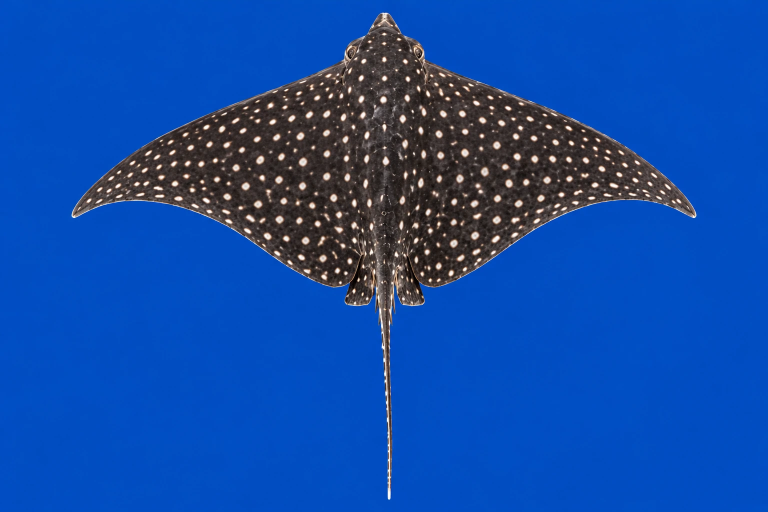
#> input picture scripts/fishgen/photos/eagleray_top.webp, 1536 x 1024 px (shown at 1/2 size)
$ python make_ray.py photos/eagleray_top.webp
#> lines starting #> are read from the running program, lines starting #| are printed output that depends on the picture; after the words box and inside, x2 and y2 are one past the last pixel; in counts of white or black regions, pixels touching at a corner belong together
### scripts/fishgen/flatbody.py
"""
上から見た写真と下から見た写真から、平たい生き物の3Dの形を作るときの共通の処理（make_ray.py・make_turtle.py）。

考え方
- 形：上から見た写真の輪郭を覆う「同じ間隔の格子」を、背の面と腹の面の2枚張る。厚みは呼び出し側が決める
  （輪郭の上では 0 にして、背と腹の面が縁で合うようにする）。輪郭そのものは模様の切り抜き（アルファ）で出すので、
  格子は輪郭より少し外まで張り、どの角も輪郭から離れたます目は捨てる。
  行ごとに左右の端まで格子を張ると、端が急に変わる行（エイの翼の先）で細長い三角形ができ、陰の付け方が乱れて線が出た。
- 模様：左半分が背（上から見た写真）、右半分が腹（下から見た写真を、上から見た写真の輪郭に合わせたもの）。
  どちらも上から見た写真の座標のまま、外接の四角を切り出す。
  写真の縁の画素には背景の色が混ざっているので、色は輪郭の3画素内側から取り、外は内側の色で埋める
  （遠くで縮めたとき背景の青がにじまない）。色と切り抜きは別々に縮める（RGBA のまま縮めると、
  輪郭の外の色が黒に引かれて縁が黒くにじむ）。
- 座標：写真の x（右）が場面の -X、写真の y（下）が場面の -Z（頭を写真の上に向けておけば、頭が +Z、背が +Y）。
"""
import io
import json
import struct

import numpy as np
from PIL import Image
from scipy import ndimage as ndi


def load(path, rotate=0, mirror=False, margin=0):
    """写真を読み、背景（縁の色）と違う、いちばん大きなかたまりを生き物の形として返す（rotate は反時計回りの度）。
    margin：写真のまわりに足す余白（画素）。生き物が写真の端に近いと、模様の切り出し（格子より少し広い四角）が
    写真の外にはみ出し、端の頂点の UV が隣の半分（背なら腹の模様）を指してしまうため"""
#> called with path = 'scripts/fishgen/photos/eagleray_top.webp', rotate = 0, mirror = False, margin = 0
    im = Image.open(path).convert("RGB")
#> im is the input picture: PIL image 1536x1024 RGB; mean R, G, B 18, 75.7, 166.4
    if rotate:
        im = im.rotate(rotate, expand=True)
    if mirror:
        im = im.transpose(Image.FLIP_LEFT_RIGHT)
    a = np.asarray(im).astype(np.float32) / 255
    border = np.concatenate([a[:8].reshape(-1, 3), a[-8:].reshape(-1, 3), a[:, :8].reshape(-1, 3), a[:, -8:].reshape(-1, 3)])
    bg = np.median(border, 0)
#> bg = [0.00392, 0.306, 0.761]
    d = np.linalg.norm(a - bg, axis=-1)
    m = d > 0.15
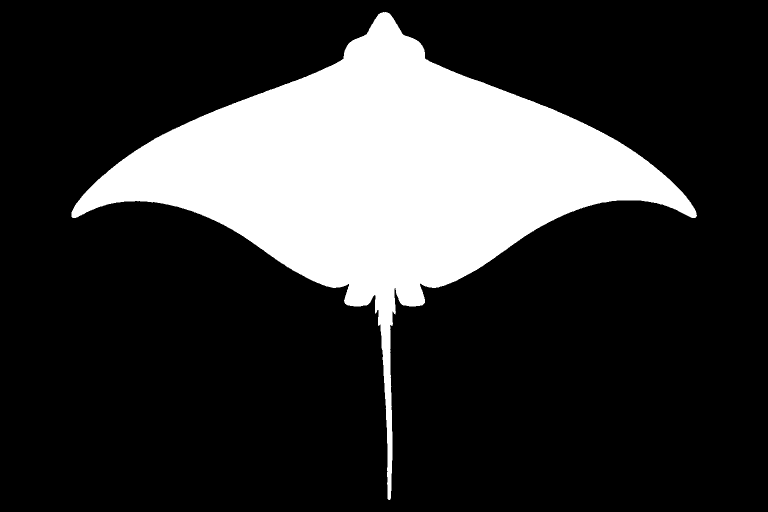
#> m: shape (1024, 1536) bool (shown at 1/2 size); 21.5% white; 1 white region, box (x1, y1, x2, y2) and area: (143, 24, 1394, 1000) 338078
    lab, n = ndi.label(m)
#> n = 1
    s = ndi.sum(m, lab, range(1, n + 1))
#> s = [338078]
    m = ndi.binary_fill_holes(lab == (np.argmax(s) + 1))
    if margin:
        a = np.pad(a, ((margin, margin), (margin, margin), (0, 0)), mode="edge")
        m = np.pad(m, margin)
    return a, m


def fill_outside(img, m):
    """輪郭の外の画素を、いちばん近い輪郭の内側の色で埋める"""
    _, (iy, ix) = ndi.distance_transform_edt(~m, return_indices=True)
    return img[iy, ix]


def sample(img, x, y):
    """格子の点（画素の座標。小数でよい）で、画像の値を引く"""
    H, W = img.shape[:2]
    return img[np.clip(np.round(y).astype(int), 0, H - 1), np.clip(np.round(x).astype(int), 0, W - 1)]


class Atlas:
    """模様：左半分が背、右半分が腹。どちらも上から見た写真の座標のまま、外接の四角（pad 画素広げる）を切り出す"""

    def __init__(self, top, under, mask, bbox, pad, side):
        H, W = mask.shape
        x0, x1, y0, y1 = bbox
        self.cx0, cx1, self.cy0, cy1 = max(x0 - pad, 0), min(x1 + pad, W - 1), max(y0 - pad, 0), min(y1 + pad, H - 1)
        self.cw, self.ch = cx1 - self.cx0 + 1, cy1 - self.cy0 + 1
        th = int(round(self.ch * side / self.cw))
        sl = (slice(self.cy0, cy1 + 1), slice(self.cx0, cx1 + 1))
        alpha = ndi.gaussian_filter(mask.astype(np.float32), 0.7)
        a_img = Image.fromarray((np.clip(alpha[sl], 0, 1) * 255 + 0.5).astype(np.uint8), "L").resize((side, th), Image.BILINEAR)
        er = ndi.binary_erosion(mask, iterations=3)

        def crop(img):
            img = fill_outside(img, er)
            rgb = Image.fromarray((np.clip(img[sl], 0, 1) * 255 + 0.5).astype(np.uint8), "RGB").resize((side, th), Image.LANCZOS)
            rgb.putalpha(a_img)
            return rgb
        self.image = Image.new("RGBA", (side * 2, th))
        self.image.paste(crop(top), (0, 0))
        self.image.paste(crop(under), (side, 0))

    def uv(self, x, y, under):
        u = (x - self.cx0) / self.cw * 0.5 + (0.5 if under else 0.0)
        v = (y - self.cy0) / self.ch
        return np.stack(np.broadcast_arrays(u, v), -1)

    def webp(self):
        buf = io.BytesIO()
        self.image.save(buf, "WEBP", quality=82, method=6)
        return buf.getvalue()


class Mesh:
    """頂点（位置・UV・ほかの値）と三角形を集める"""

    def __init__(self, extra_size=0):
        self.verts, self.uvs, self.extra, self.faces = [], [], [], []
        self.extra_size = extra_size

    def add_grid(self, P, UV, keep=None, flip=False, extra=None, plane=None):
        """P: (rows, cols, 3) の格子を三角形2枚ずつでつなぐ。keep[i, j] が偽のます目は捨てる。flip で面の向きを逆に。
        plane: (rows, cols, 2) の、格子の点を写真の上でずらした位置。ずらして裏返った（折れ返った）三角形と、
        つぶれた三角形を捨てる（輪郭の上へ寄せた点のまわりで起こる。残すと、そこの頂点の法線が裏を向く）"""
        r, c = P.shape[:2]
        base = len(self.verts)
        self.verts.extend(P.reshape(-1, 3)); self.uvs.extend(UV.reshape(-1, 2))
        if self.extra_size:
            self.extra.extend(extra.reshape(-1, self.extra_size))

        def folded(p, q, s):
            if plane is None:
                return False
            (px, py), (qx, qy), (sx, sy) = plane[p], plane[q], plane[s]
            # ずらす前の格子では、(a, d, b) と (b, d, e) の外積はどれも負
            return (qx - px) * (sy - py) - (qy - py) * (sx - px) > -1e-6
        for i in range(r - 1):
            for j in range(c - 1):
                if keep is not None and not keep[i, j]:
                    continue
                a = base + i * c + j; b = a + 1; d = a + c; e = d + 1
                A, B, D, E = (i, j), (i, j + 1), (i + 1, j), (i + 1, j + 1)
                for (t1, t2, t3), (g1, g2, g3) in (((a, d, b), (A, D, B)), ((b, d, e), (B, D, E))):
                    if folded(g1, g2, g3):
                        continue
                    self.faces.append((t1, t3, t2) if flip else (t1, t2, t3))

    def finish(self):
        """使わない頂点を除き、面の法線を足し合わせた頂点の法線を付ける（背と腹は別の頂点なので、縁で混ざらない）"""
        V = np.array(self.verts, np.float32)
        UV = np.array(self.uvs, np.float32)
        X = np.array(self.extra, np.float32) if self.extra_size else None
        F = np.array(self.faces, np.uint32)
        used = np.unique(F)
        remap = np.full(len(V), -1, np.int64); remap[used] = np.arange(len(used))
        V, UV, F = V[used], UV[used], remap[F].astype(np.uint32)
        if X is not None:
            X = X[used]
        N = np.zeros_like(V)
        fn = np.cross(V[F[:, 1]] - V[F[:, 0]], V[F[:, 2]] - V[F[:, 0]])
        for c in range(3):
            np.add.at(N, F[:, c], fn)
        N /= np.maximum(np.linalg.norm(N, axis=1, keepdims=True), 1e-9)
        return V, N, UV, F, X


def keep_cells(inside):
    """格子の点が輪郭の近くかどうか（inside）から、どれかの角が輪郭の近くにあるます目を残す"""
    return inside[:-1, :-1] | inside[:-1, 1:] | inside[1:, :-1] | inside[1:, 1:]


def write_glb(path, V, N, UV, F, img, name, generator, extra=None):
    """float の位置・法線・UV（と extra：{"_名前": 値}）と webp の模様1枚の glb を書く（数値を詰めない）"""
    chunks = []

    def add(b):
        off = sum(len(c) for c in chunks)
        chunks.append(b + b"\0" * ((4 - len(b) % 4) % 4))
        return off, len(b)
    idx = F.astype(np.uint16 if len(V) < 65536 else np.uint32).tobytes()
    extra = extra or {}
    datas = [(V.tobytes(), 34962), (N.tobytes(), 34962), (UV.tobytes(), 34962)]
    datas += [(np.ascontiguousarray(v, np.float32).tobytes(), 34962) for v in extra.values()]
    datas += [(idx, 34963), (img, None)]
    views = []
    for data, target in datas:
        off, ln = add(data)
        v = {"buffer": 0, "byteOffset": off, "byteLength": ln}
        if target:
            v["target"] = target
        views.append(v)
    bin_data = b"".join(chunks)
    attrs = {"POSITION": 0, "NORMAL": 1, "TEXCOORD_0": 2}
    accessors = [
        {"bufferView": 0, "componentType": 5126, "count": len(V), "type": "VEC3", "min": V.min(0).tolist(), "max": V.max(0).tolist()},
        {"bufferView": 1, "componentType": 5126, "count": len(N), "type": "VEC3"},
        {"bufferView": 2, "componentType": 5126, "count": len(UV), "type": "VEC2"},
    ]
    for key, v in extra.items():
        attrs[key] = len(accessors)
        accessors.append({"bufferView": len(accessors), "componentType": 5126, "count": len(v), "type": {1: "SCALAR", 2: "VEC2", 3: "VEC3", 4: "VEC4"}[v.shape[1]]})
    accessors.append({"bufferView": len(accessors), "componentType": 5123 if len(V) < 65536 else 5125, "count": F.size, "type": "SCALAR"})
    gltf = {
        "asset": {"version": "2.0", "generator": generator},
        "extensionsUsed": ["EXT_texture_webp"], "extensionsRequired": ["EXT_texture_webp"],
        "scene": 0, "scenes": [{"nodes": [0]}],
        "nodes": [{"name": name, "mesh": 0}],
        "meshes": [{"name": name, "primitives": [{"attributes": attrs, "indices": len(accessors) - 1, "material": 0}]}],
        "materials": [{"name": name, "doubleSided": True, "alphaMode": "MASK", "alphaCutoff": 0.5,
                       "pbrMetallicRoughness": {"baseColorTexture": {"index": 0}, "metallicFactor": 0, "roughnessFactor": 0.7}}],
        "textures": [{"sampler": 0, "extensions": {"EXT_texture_webp": {"source": 0}}}],
        "samplers": [{"magFilter": 9729, "minFilter": 9987, "wrapS": 33071, "wrapT": 33071}],
        "images": [{"bufferView": len(views) - 1, "mimeType": "image/webp"}],
        "accessors": accessors,
        "bufferViews": views,
        "buffers": [{"byteLength": len(bin_data)}],
    }
    js = json.dumps(gltf, separators=(",", ":")).encode()
    js += b" " * ((4 - len(js) % 4) % 4)
    total = 12 + 8 + len(js) + 8 + len(bin_data)
    with open(path, "wb") as f:
        f.write(struct.pack("<III", 0x46546C67, 2, total))
        f.write(struct.pack("<II", len(js), 0x4E4F534A)); f.write(js)
        f.write(struct.pack("<II", len(bin_data), 0x004E4942)); f.write(bin_data)

### scripts/fishgen/make_ray.py
"""
上から見た写真と下から見た写真から、平たい生き物（エイ）の3Dの形を作る（海の3D背景のマダラトビエイ）。

  .venv/bin/python scripts/fishgen/make_ray.py [--preview <フォルダ>]   # --preview：模様（アトラス）の画像も書き出す

写真は scripts/fishgen/photos/eagleray_top.webp と eagleray_bottom.webp（ChatGPT の画像生成で作ってもらったもの。
docs/ocean-fish-photos.md）。できた形は src/ocean/assets/ocean-eagleray.glb に書く。numpy・scipy・Pillow を使う（bpy は要らない）。
Fish Kit のスクリプト（fishgen.py）は真横の写真1枚から魚を起こすので、平たいエイは作れない。そのためこちらで作る。

- 形と模様の作り方の共通の部分は flatbody.py（同じ間隔の格子・背と腹の模様・glb の書き出し）。
- 厚み：輪郭からの距離と、体の中心の盛り上がり（頭から腹びれまで）から付ける。輪郭の上では厚み 0 で上下の面が合う。
  細い尾は、行ごとの幅を太さにした細い管にする。
- 腹の模様：下から見た写真を、上から見た写真の輪郭に合わせて引き伸ばす（行ごとに左右の端をそろえ、
  下から見ているので左右を入れ替える）。
- 座標：頭が +Z、背が +Y、翼の幅の方向が X（以前の Blender のマンタと同じ）。翼の端から端が 4.2（RAY_SPAN）。
  向きと大きさをここでそろえるので、海の場面では回さずにそのまま使う（src/ocean/photoFish.ts の RAY_SPAN）。
- 作り直すと、同じ写真からは同じファイルができる。
"""
import os
import sys

import numpy as np
from scipy import ndimage as ndi

sys.path.insert(0, os.path.dirname(os.path.abspath(__file__)))
from flatbody import Atlas, Mesh, fill_outside, keep_cells, load, sample, write_glb  # noqa: E402


def rows_extent(m):
    H = m.shape[0]
    L = np.full(H, -1); R = np.full(H, -1)
    for y in range(H):
        xs = np.flatnonzero(m[y])
        if xs.size:
            L[y], R[y] = xs[0], xs[-1]
    return L, R


def main():
    args = sys.argv[1:]
    here = os.path.dirname(os.path.abspath(__file__))
    top_p = os.path.join(here, "photos", "eagleray_top.webp")
    bot_p = os.path.join(here, "photos", "eagleray_bottom.webp")
    out = os.path.join(here, "..", "..", "src", "ocean", "assets", "ocean-eagleray.glb")
    # 翼の端から端（場面の単位）。src/ocean/photoFish.ts の RAY_SPAN と同じ値にする（場面の羽ばたきはその半分を翼の端として
    # 計算する）。変えるときは両方そろえる
    span = 4.2
    preview = args[args.index("--preview") + 1] if "--preview" in args else None

    top, tm = load(top_p)
    bot, bm = load(bot_p)
#> call 2 of load, with rotate = 0, mirror = False, margin = 0
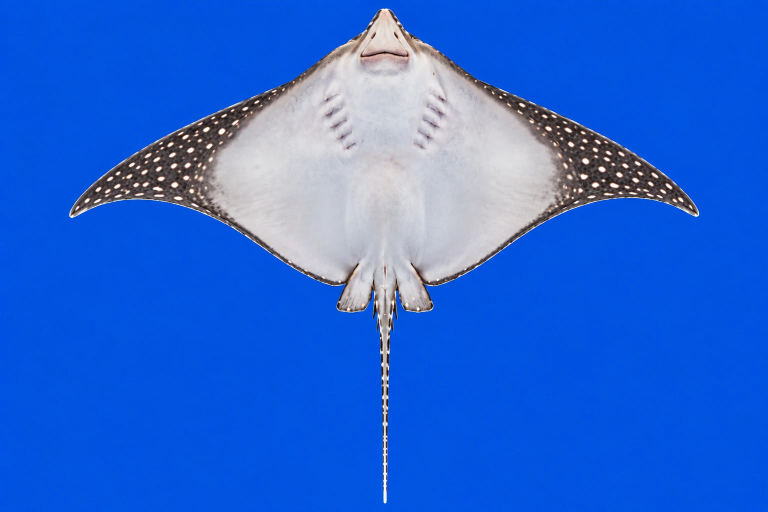
#> input picture scripts/fishgen/photos/eagleray_bottom.webp, 1536 x 1024 px (shown at 1/2 size)
#> in load, im is the input picture: PIL image 1536x1024 RGB; mean R, G, B 38.5, 101.9, 213.2
#> in load (call 2), `bg = np.median(border, 0)`: bg = [0, 0.325, 0.882]
#> in load (call 2), `d = np.linalg.norm(a - bg, axis=-1)`:
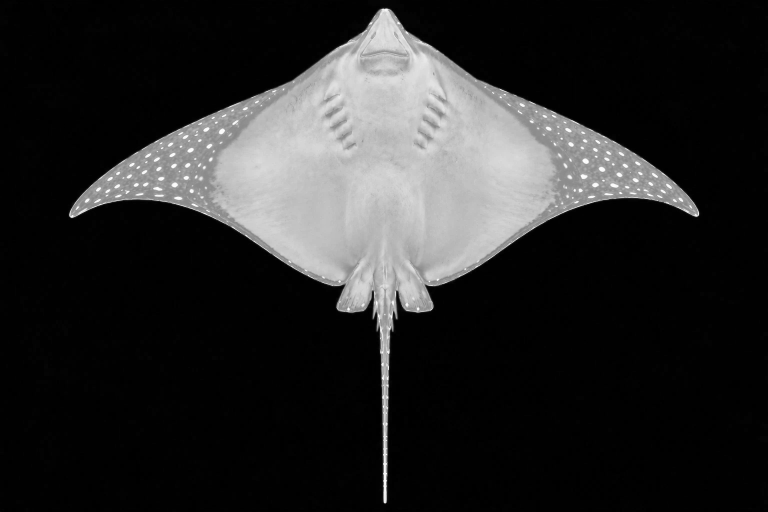
#> d: shape (1024, 1536) float32 (shown at 1/2 size); min 0, max 1.21, mean 0.196; drawn with min black and max white
#> in load (call 2), `m = d > 0.15`:
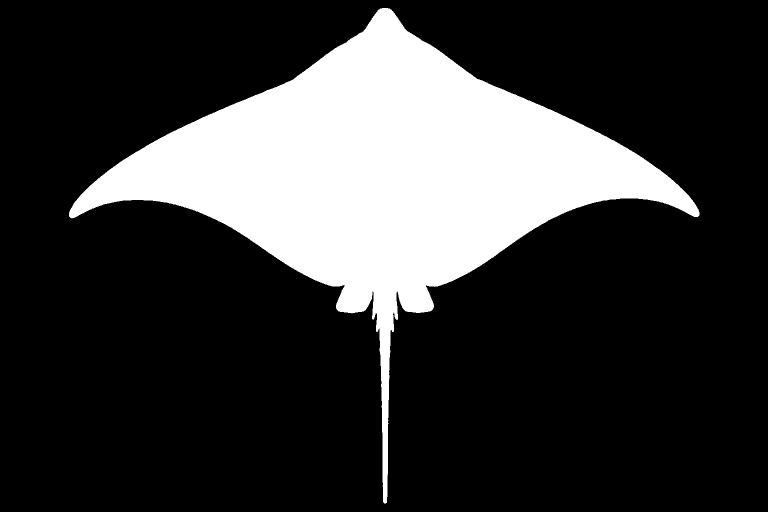
#> m: shape (1024, 1536) bool (shown at 1/2 size); 21.9% white; 1 white region, box (x1, y1, x2, y2) and area: (138, 16, 1399, 1007) 344385
#> in load (call 2), `s = ndi.sum(m, lab, range(1, n + 1))`: s = [344385]
    H, W = tm.shape
    ys, xs = np.nonzero(tm)
    x0, x1, y0, y1 = xs.min(), xs.max(), ys.min(), ys.max()
#> x0 = 143; x1 = 1393; y0 = 24; y1 = 999
    k = span / (x1 - x0)                 # 写真の1画素が何単位か
#> k = 0.00336
    cx = (x0 + x1) / 2
#> cx = 768
    tL, tR = rows_extent(tm)
#> the loop in rows_extent, `for y in range(H):` made 1024 passes
#> xs on pass 25: [766, 767, 769, 770, 771, 772]
#> after the loop in rows_extent, `for y in range(H):`: L = 1024 values, max 777 at index 999, min -1 at index 0, mean 564.3; R = 1024 values, max 1393 at index 430, min -1 at index 0, mean 906.2
#> tL has the same summary as L in rows_extent; tR has the same summary as R in rows_extent
    width = np.where(tL >= 0, tR - tL + 1, 0)
#> width = 1024 values, max 1251 at index 430, min 0 at index 0, mean 342.9
    # 尾の付け根：翼より後ろで、行の幅が細くなる所
    widest = int(np.argmax(width))
#> widest = 430
    tail0 = next((y for y in range(widest, y1) if width[y] < 0.04 * (x1 - x0)), None)
#> tail0 = 613
    if tail0 is None:
        sys.exit("尾の付け根が見つかりません（翼より後ろで細くなる行がない）。写真の輪郭の切り出しを確かめてください")
    # 腹びれは尾の付け根の少し後ろまである。体（格子）は腹びれの後ろの端まで、尾はそこから
    fins_end = tail0
#> fins_end = 613
    for y in range(tail0, y1):
        if width[y] < 0.025 * (x1 - x0):
            fins_end = y
            break
    print("bbox", x0, x1, y0, y1, "tail starts", tail0, "body grid ends", fins_end)
#| bbox 143 1393 24 999 tail starts 613 body grid ends 629

    # ---- 下から見た写真を、上から見た写真の輪郭に合わせる（行ごとに左右の端をそろえ、左右を入れ替える）
    bys, bxs = np.nonzero(bm)
    bx0, bx1, by0, by1 = bxs.min(), bxs.max(), bys.min(), bys.max()
#> bx0 = 138; bx1 = 1398; by0 = 16; by1 = 1006
    sy = (by1 - by0) / (y1 - y0)
#> sy = 1.02
    bL, bR = rows_extent(bm)
#> the loop in rows_extent (call 2), `for y in range(H):` made 1024 passes
#> xs on pass 17: [764, 765, 766, 767, 768, 769, 770, 771, 772, 773, 774, 775]
#> bL = 1024 values, max 768 at index 1006, min -1 at index 0, mean 569.3; bR = 1024 values, max 1398 at index 424, min -1 at index 0, mean 919.1
    # 行ごとの左右の端は、翼の先の高さで急に変わる（翼の先を含む行と含まない行）。そのまま合わせると、上と下の写真で
    # 変わる行が1〜2行ずれて、模様が横に1行ずれた線になる。端は上下になめらかにしてから合わせる
    def smooth_extent(Lx, Rx):
        ok = Lx >= 0
        ys_ok = np.flatnonzero(ok)
#> ys_ok = 976 values from 24 to 999
        Li = np.interp(np.arange(H), ys_ok, Lx[ok]); Ri = np.interp(np.arange(H), ys_ok, Rx[ok])
#> after `Li = np.interp(np.arange(H), ys_ok, Lx[ok])`: Li = 1024 values, max 777 at index 999, min 143 at index 424, mean 600.5
#> after `Ri = np.interp(np.arange(H), ys_ok, Rx[ok])`: Ri = 1024 values, max 1393 at index 430, min 772 at index 0, mean 942.6
        return ndi.gaussian_filter1d(Li, 8), ndi.gaussian_filter1d(Ri, 8)
    sL, sR = smooth_extent(tL, tR)
#> sL = 1024 values, max 777 at index 1023, min 149.8 at index 415, mean 600.5; sR = 1024 values, max 1384.9 at index 415, min 772 at index 0, mean 942.6
    sbL, sbR = smooth_extent(bL, bR)
#> sbL = 1024 values, max 768 at index 1023, min 144.5 at index 416, mean 594; sbR = 1024 values, max 1390.5 at index 413, min 771 at index 1023, mean 944
    # 輪郭の画素には背景の青が混ざっている（写真の縁のぼかし）。色は 3 画素内側から取る
    bot_filled = fill_outside(bot, ndi.binary_erosion(bm, iterations=3))
#> in fill_outside, `_, (iy, ix) = ndi.distance_transform_edt(~m, return_indices=True)`:
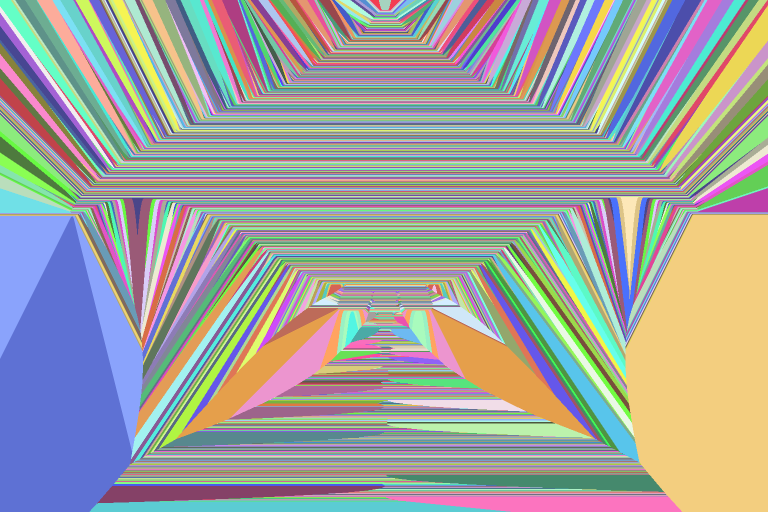
#> iy: shape (1024, 1536) int32 (shown at 1/2 size); 985 distinct labels, from 19 to 1003; one colour per label, 0 black
#> in fill_outside, `_, (iy, ix) = ndi.distance_transform_edt(~m, return_indices=True)`:
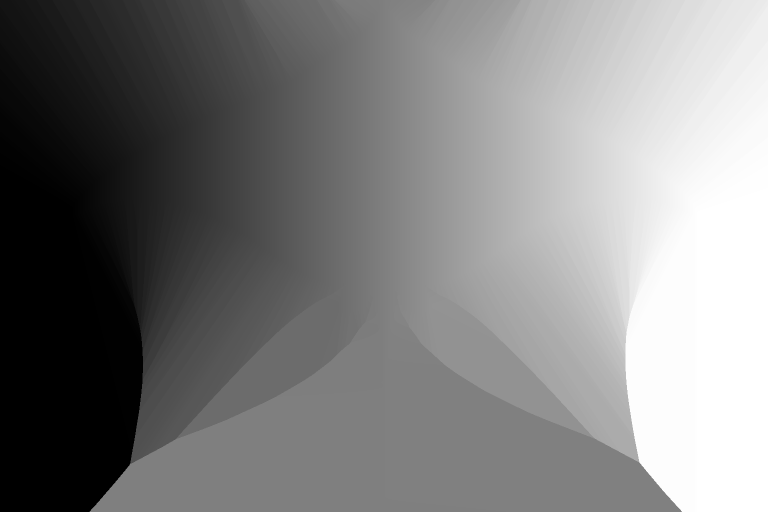
#> ix: shape (1024, 1536) int32 (shown at 1/2 size); min 141, max 1395, mean 767.4; drawn with min black and max white
#> in fill_outside, `return img[iy, ix]`:
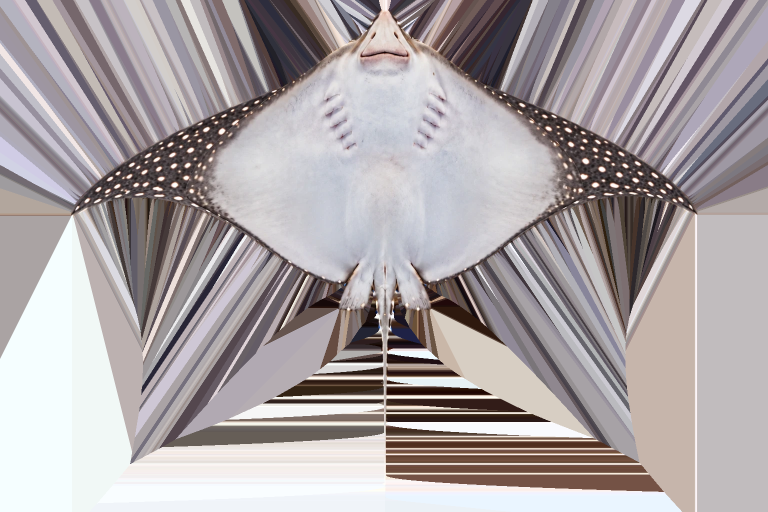
#> returned value: shape (1024, 1536, 3) float32 (shown at 1/2 size); mean of channels 0, 1, 2 0.669, 0.644, 0.651; drawn as R, G, B
    warped = np.zeros_like(top)
    for y in range(H):
        if tL[y] < 0:
            continue
        yb = int(round(by0 + (y - y0) * sy))
        yb = min(max(yb, 0), H - 1)
        l2, r2 = sbL[yb], sbR[yb]
        xs_t = np.arange(tL[y], tR[y] + 1)
        t = (xs_t - sL[y]) / max(sR[y] - sL[y], 1)
        xb = r2 - t * (r2 - l2)           # 下から見ているので左右を入れ替える
        xb = np.clip(np.round(xb).astype(int), 0, W - 1)
        warped[y, xs_t] = bot_filled[yb, xb]
#> this loop made 1024 passes
#> (yb, l2, r2) on passes 26 to 28: (17, 758.8, 780.3), (18, 758.1, 781), (19, 757.4, 781.7)
#> (the rest of the program and of its run is left out)
